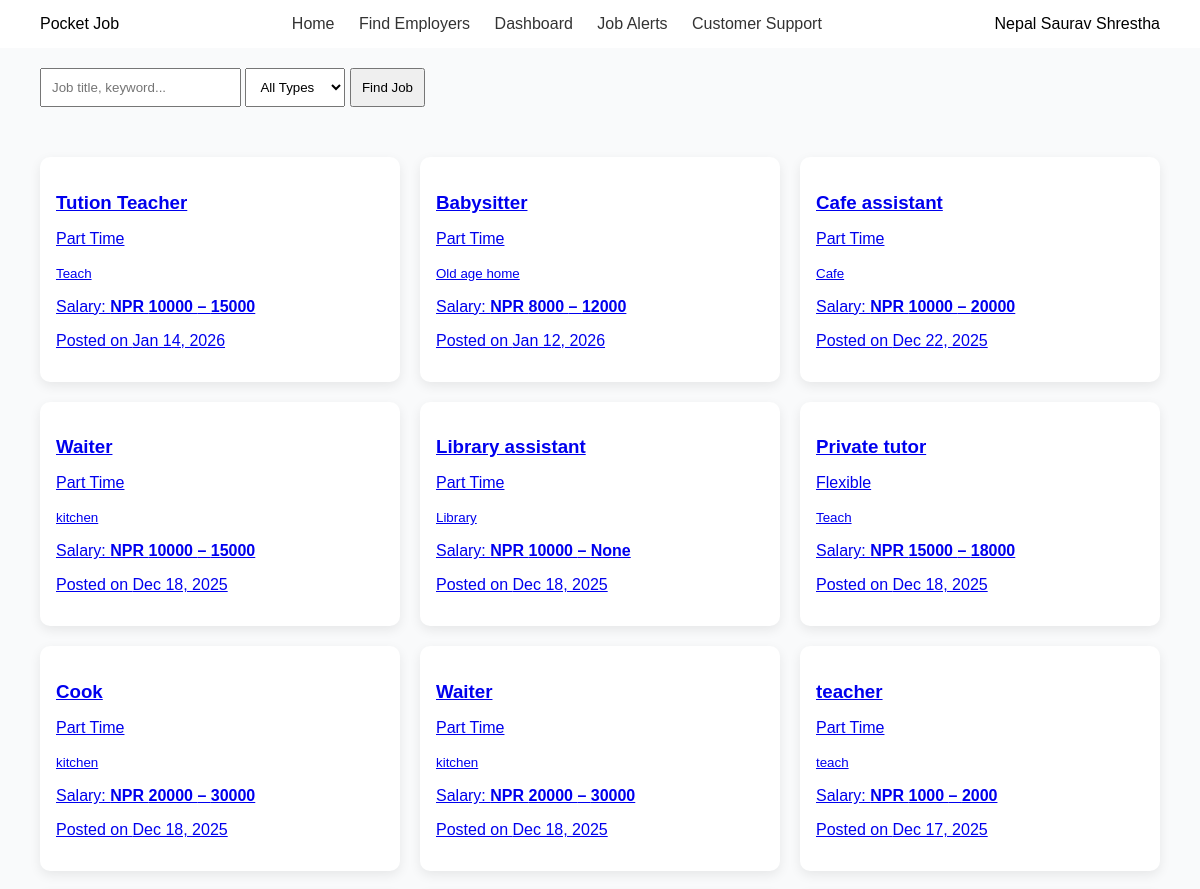
The app's page / (upper part), older data.
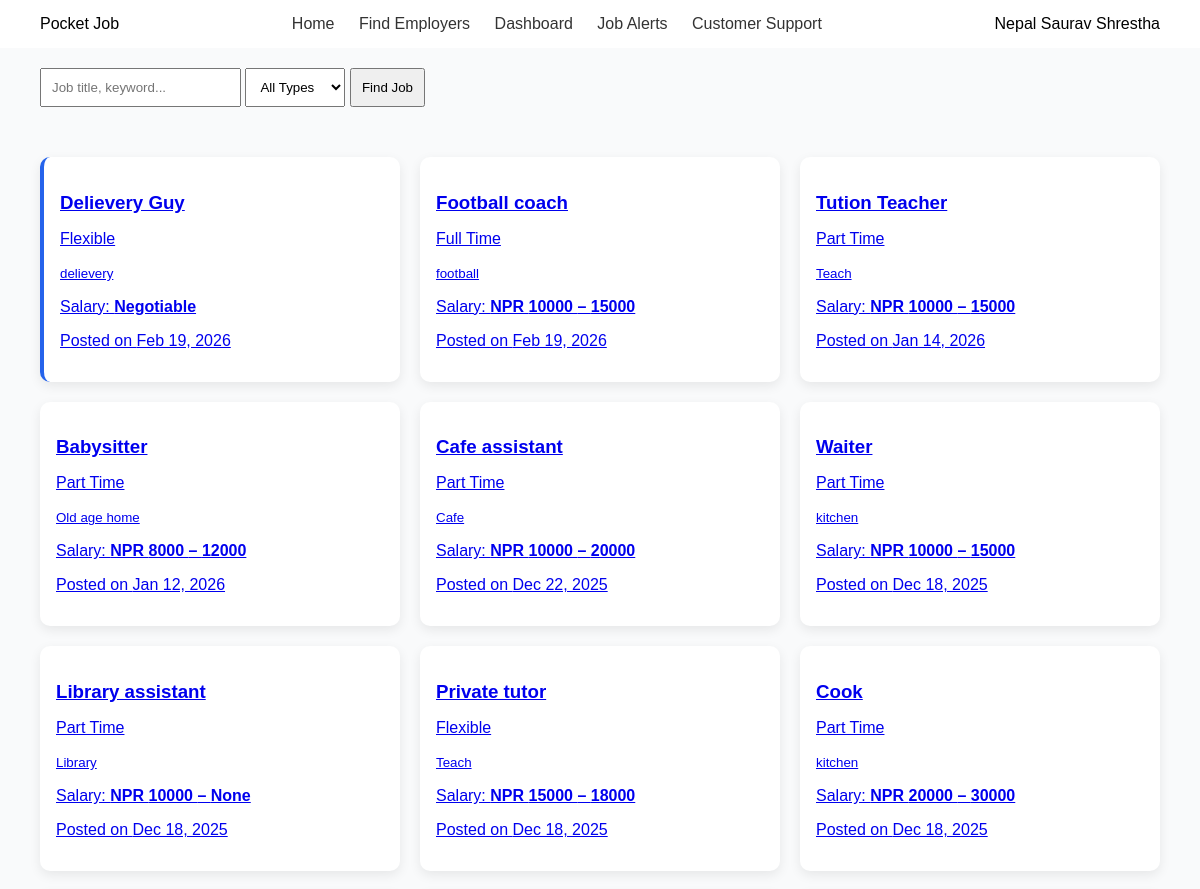
The same page, newer data.
### Job_Post/models.py (models this page shows, shortened)
class Job(models.Model):
    JOB_TYPE_CHOICES = [
        ('Part Time', 'Part Time'),
        ('Full Time', 'Full Time'),
        ('Flexible', 'Flexible'),
    ]
    title = models.CharField(max_length=200)
    tags = models.CharField(max_length=200)
    job_type = models.CharField(
        max_length=50,
        choices=JOB_TYPE_CHOICES,
        default='Full Time'   # 👈 THIS FIXES MIGRATION ERROR
    )
    min_salary = models.IntegerField(null=True, blank=True)
    max_salary = models.IntegerField(null=True, blank=True)
    negotiable = models.BooleanField(default=False)
    description = models.TextField()
    responsibilities = models.TextField()
    created_at = models.DateTimeField(auto_now_add=True)

### homepage/views.py (the view)
# urls.py: 2. Add a URL to urlpatterns:  path('', views.home, name='home')
def home(request):
    query = request.GET.get('q')
    job_type = request.GET.get('job_type')
    jobs = Job.objects.all()
    if query:
        jobs = jobs.filter(
            Q(title__icontains=query) | Q(tags__icontains=query)
        )
    if job_type and job_type != "All":
        jobs = jobs.filter(job_type=job_type)
    jobs = jobs.order_by('-created_at')
    return render(request, 'homepage/home.html', {
        'jobs': jobs,
        'query': query,
        'selected_job_type': job_type
    })

### templates/homepage/home.html (shortened to what this page needs)
{% load static %}
<!DOCTYPE html>
<html lang="en">
<head>
    <link rel="stylesheet" href="{% static 'css/home.css' %}">
</head>
<body>
<header class="navbar">
    <div class="logo">Pocket Job</div>
    <nav>
        <a href="{% url 'home' %}">Home</a>
        <a href="#">Find Employers</a>
        <a href="#">Dashboard</a>
        <a href="#">Job Alerts</a>
        <a href="#">Customer Support</a>
    </nav>
    <div class="profile">
        <span>Nepal</span>
        <span>Saurav Shrestha</span>
    </div>
</header>
<section class="search-section">
    <form method="GET" action="{% url 'home' %}">
        <input
            type="text"
            name="q"
            placeholder="Job title, keyword..."
            value="{{ query|default:'' }}"
        >
        <select name="job_type">
            <option value="All">All Types</option>
        </select>
        <button type="submit">Find Job</button>
    </form>
</section>
<section class="jobs">
    {% for job in jobs %}
    <a href="{% url 'job_detail' job.id %}" class="job-link">
        <div class="job-card {% if job.negotiable %}featured{% endif %}">
            <h3>{{ job.title }}</h3>
            <p class="role">{{ job.job_type }}</p>
            <small class="tags">{{ job.tags }}</small>
            <p class="salary">
                {% if job.negotiable %}
                    Salary: <strong>Negotiable</strong>
                {% else %}
                    Salary: <strong>NPR {{ job.min_salary }} – {{ job.max_salary }}</strong>
                {% endif %}
            </p>
            <p class="posted">
                Posted on {{ job.created_at|date:"M d, Y" }}
            </p>
        </div>
    </a>
    {% empty %}
        <p style="padding: 40px;">No jobs available matching your search.</p>
    {% endfor %}
</section>
</body>
</html>

Row changes from the older to the newer data that the page shows:
no longer on this page (row unchanged): Job: title "Waiter", job_type "Part Time", tags "kitchen", min_salary "20000", max_salary "30000", created_at "Dec 18, 2025"
no longer on this page (row unchanged): Job: title "teacher", job_type "Part Time", tags "teach", min_salary "1000", max_salary "2000", created_at "Dec 17, 2025"
added Job: title "Delievery Guy", job_type "Flexible", tags "delievery", shows "Salary:", negotiable "Negotiable", created_at "Feb 19, 2026"
added Job: title "Football coach", job_type "Full Time", tags "football", min_salary "10000", max_salary "15000", created_at "Feb 19, 2026"
